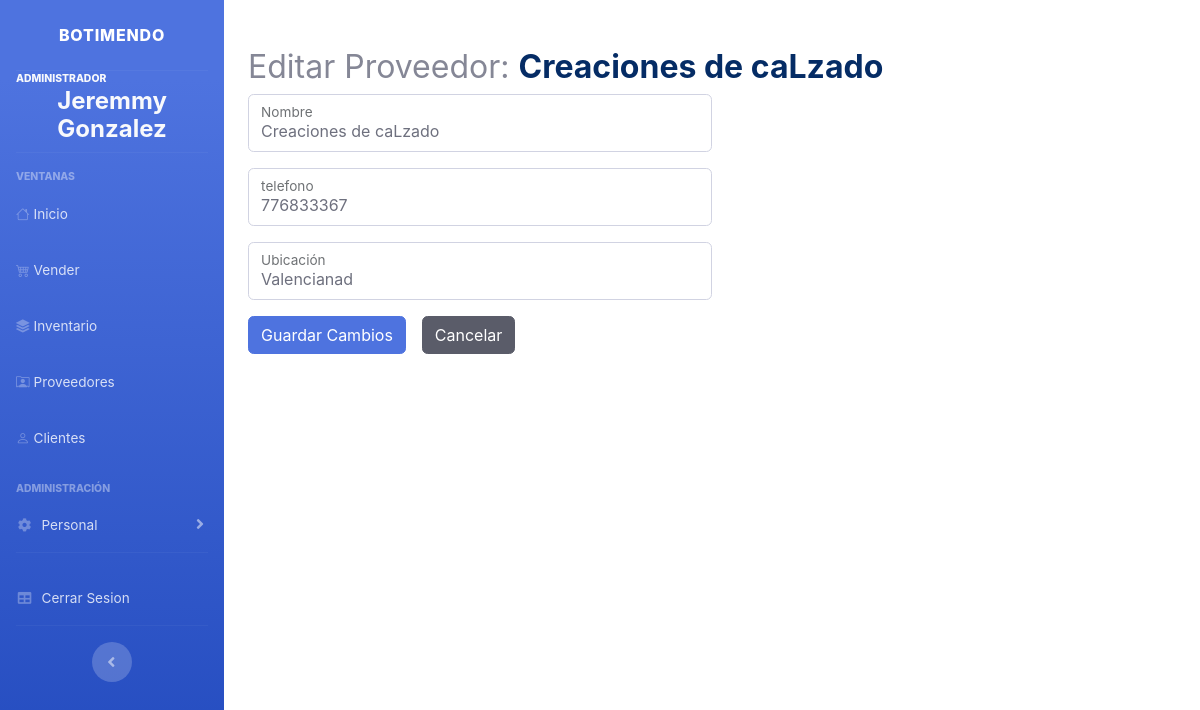
Page /view/proveedores/edit.php?id=1 (signed in) on the committed database.
### tables this page shows
CREATE TABLE `Proveedor` (
  `id_proveedor` int(11) NOT NULL,
  `nombre_proveedor` varchar(45) NOT NULL,
  `telefono_proveedor` varchar(14) NOT NULL,
  `ubicacion_proveedor` text DEFAULT NULL
);

### Models/Conexion.php (called while the page is built, shortened)
<?php
class Conexion
{
    private static $host = 'localhost';
    private static $dbname = 'botimendo_db';
    private static $user = 'root';
    private static $password = '';
    public static function connect()
    {
        try {
            $conn = new PDO("mysql:host=" . self::$host . ";dbname=" . self::$dbname, self::$user, self::$password);
            $conn->setAttribute(PDO::ATTR_ERRMODE, PDO::ERRMODE_EXCEPTION);
            return $conn;
        } catch (PDOException $e) {
            echo "Conexion fallida: " . $e->getMessage();
            return null;
        }
    }
    public static function query($query, $params = [])
    {
        $conn = self::connect();
        try {
            $stmt = $conn->prepare($query);
            $stmt->execute($params);
            return $stmt->fetchAll(PDO::FETCH_ASSOC);
        } catch (PDOException $e) {
            echo "Query failed: " . $e->getMessage();
            return false;
        }
    }
}

### Models/Proveedor.php (called while the page is built, shortened)
<?php
require_once "/opt/lampp/htdocs/tienda_botimendo/Models/Conexion.php";
class Proveedor
{
    public static function obtenerProveedor(array $id_cliente = [], bool $where = false): array
    {
        if ($where) {
            $sql = 'SELECT id_proveedor AS id, nombre_proveedor, telefono_proveedor, ubicacion_proveedor FROM Proveedor WHERE id_proveedor = ?';
        } else {
            $sql = 'SELECT id_proveedor AS id, nombre_proveedor, telefono_proveedor, ubicacion_proveedor FROM Proveedor;';
        }
        try {
            $respuesta = Conexion::query($sql, $id_cliente);
            return $respuesta;
        } catch (PDOException $e) {
            throw new Exception("Error al mostrar los Proveedores<br> " . $e, 1);
        }
    }
}

### Controllers/ProveedorController.php (called while the page is built, shortened)
<?php
require_once '/opt/lampp/htdocs/project-php/Models/Proveedor.php';
class ProveedorController
{
    public static function datosProveedor($id_proveedor)
    {
        return Proveedor::obtenerProveedor([$id_proveedor], true);
    }
}

### view/proveedores/edit.php (the view, shortened to what this page needs)
<?php
include_once '/opt/lampp/htdocs/project-php/Controllers/ProveedorController.php';
require_once '/opt/lampp/htdocs/project-php/view/html/header.php';
require_once '/opt/lampp/htdocs/project-php/view/html/nav.php';
$proveedor = (ProveedorController::datosProveedor($_GET['id']));
?>
<div class="container w-100 py-5 d-flex flex-column">
    <h2>Editar Proveedor: <b class="text-primary-emphasis"><?= $proveedor[0]['nombre_proveedor'] ?></b></h2>
    <form action="" method="post" class="d-flex flex-column w-50">
        <div class="form-floating mb-3">
            <input type="text" class="form-control" name="nombre" id="nombre" value="<?= $proveedor[0]['nombre_proveedor'] ?>" placeholder="" />
            <label for="nombre">Nombre</label>
        </div>
        <div class="form-floating mb-3">
            <input type="text" class="form-control" name="telefono" id="telefono" value="<?= $proveedor[0]['telefono_proveedor'] ?>" placeholder="" />
            <label for="telefono">telefono</label>
        </div>
        <div class="form-floating mb-3">
            <input type="text" class="form-control" name="ubicacion" id="ubicacion" value="<?= $proveedor[0]['ubicacion_proveedor'] ?>" placeholder="" />
            <label for="ubicacion">Ubicación</label>
        </div>
        <div class="d-flex flex-row gap-3">
            <button type="submit" name="accion" value="modificar-proveedor" class="btn btn-primary">Guardar Cambios</button>
            <a href="index.php" class="btn btn-dark">Cancelar</a>
        </div>
    </form>
</div>

### rows in the picture
proveedor: nombre_proveedor "Creaciones de caLzado", nombre "Creaciones de caLzado", telefono "776833367", ubicacion "Valencianad"

### other values in the picture
$_SESSION['rol'] "ADMINISTRADOR"
$_SESSION['nombre'] "Jeremmy"
$_SESSION['apellido'] "Gonzalez"
